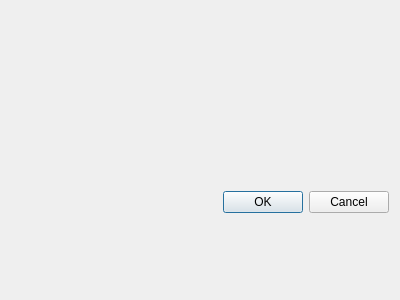
<?xml version="1.0" encoding="UTF-8"?>
<ui version="4.0">
 <class>paramdialogue</class>
 <widget class="QDialog" name="paramdialogue">
  <property name="windowModality">
   <enum>Qt::ApplicationModal</enum>
  </property>
  <property name="geometry">
   <rect>
    <x>0</x>
    <y>0</y>
    <width>400</width>
    <height>300</height>
   </rect>
  </property>
  <property name="windowTitle">
   <string>Dialog</string>
  </property>
  <layout class="QVBoxLayout" name="verticalLayout">
   <item>
    <widget class="QLabel" name="label">
     <property name="sizePolicy">
      <sizepolicy hsizetype="Maximum" vsizetype="Maximum">
       <horstretch>0</horstretch>
       <verstretch>0</verstretch>
      </sizepolicy>
     </property>
     <property name="font">
      <font>
       <family>Segoe UI Semibold</family>
       <pointsize>12</pointsize>
       <weight>75</weight>
       <bold>true</bold>
      </font>
     </property>
     <property name="text">
      <string/>
     </property>
    </widget>
   </item>
   <item>
    <layout class="QFormLayout" name="formLayout"/>
   </item>
   <item>
    <widget class="QDialogButtonBox" name="buttonBox">
     <property name="orientation">
      <enum>Qt::Horizontal</enum>
     </property>
     <property name="standardButtons">
      <set>QDialogButtonBox::Cancel|QDialogButtonBox::Ok</set>
     </property>
    </widget>
   </item>
  </layout>
 </widget>
 <resources/>
 <connections>
  <connection>
   <sender>buttonBox</sender>
   <signal>accepted()</signal>
   <receiver>paramdialogue</receiver>
   <slot>accept()</slot>
   <hints>
    <hint type="sourcelabel">
     <x>248</x>
     <y>254</y>
    </hint>
    <hint type="destinationlabel">
     <x>157</x>
     <y>274</y>
    </hint>
   </hints>
  </connection>
  <connection>
   <sender>buttonBox</sender>
   <signal>rejected()</signal>
   <receiver>paramdialogue</receiver>
   <slot>reject()</slot>
   <hints>
    <hint type="sourcelabel">
     <x>316</x>
     <y>260</y>
    </hint>
    <hint type="destinationlabel">
     <x>286</x>
     <y>274</y>
    </hint>
   </hints>
  </connection>
 </connections>
</ui>
